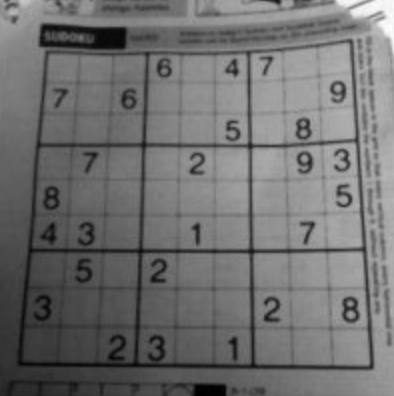
#> input picture cv_sample_official/images/wrapped_paper.png, 394 x 396 px
$ python 6_gradient.py   (older library calls are emulated)
#> lines starting #> are read from the running program, lines starting #| are printed output that depends on the picture
# There are two main image gradient algorithm: Sobel(1st order) and Laplacian(2nd order)
# Laplacian is more sensitive to noise, Sobel needs to apply twice

import cv2
import numpy as np
from matplotlib import pyplot as plt

img = cv2.imread('../images/wrapped_paper.png', 0)
#> img: shape (396, 394); min 0, max 254, mean 112

# cv2.CV_8U represent the 'depth' of returned image(i.e. date type of pixels)
laplacian = cv2.Laplacian(img, cv2.CV_8U, ksize=5)
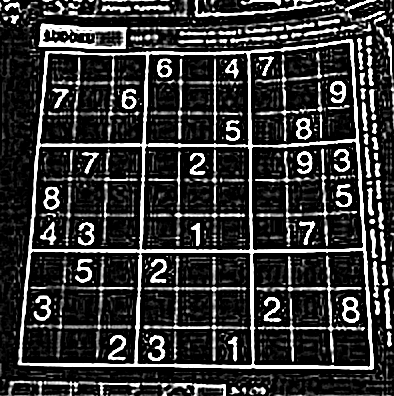
#> laplacian: shape (396, 394); min 0, max 255, mean 52.4


# NOTE that the gradient value could be positive and negative
sobelx = cv2.Sobel(img, cv2.CV_64F, 1, 0, ksize=5)
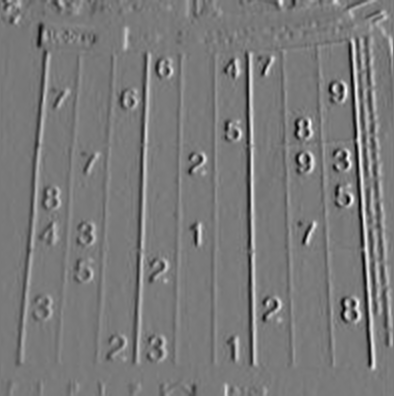
#> sobelx: shape (396, 394) float64; min -3979, max 4354, mean 26.5; drawn with min black and max white

sobely = cv2.Sobel(img, cv2.CV_64F, 0, 1, ksize=5)
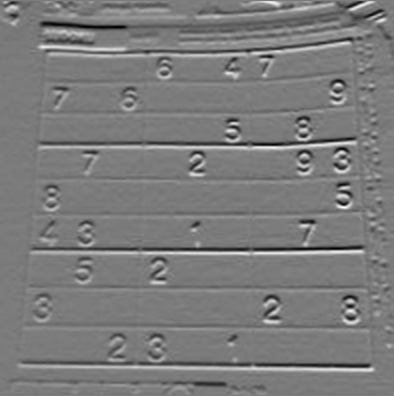
#> sobely: shape (396, 394) float64; min -4020, max 4215, mean -21.1; drawn with min black and max white
sobely = np.absolute(sobely)
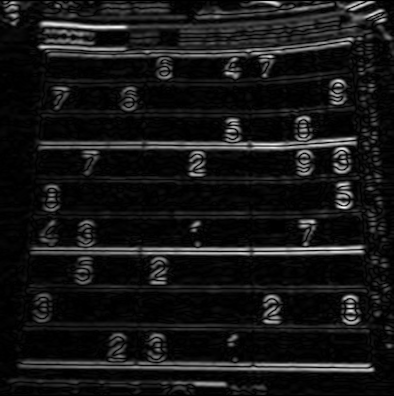
#> sobely: shape (396, 394) float64; min 0, max 4215, mean 367.9; drawn with min black and max white


plt.subplot(2, 2, 1), plt.imshow(img, cmap='gray')
plt.title('Original'), plt.xticks([]), plt.yticks([])
plt.subplot(2, 2, 2), plt.imshow(laplacian, cmap='gray')
plt.title('Laplacian'), plt.xticks([]), plt.yticks([])
plt.subplot(2, 2, 3), plt.imshow(sobelx, cmap='gray')
plt.title('Sobel X'), plt.xticks([]), plt.yticks([])
plt.subplot(2, 2, 4), plt.imshow(sobely, cmap='gray')
plt.title('Sobel Y'), plt.xticks([]), plt.yticks([])

plt.show()

$ run again, with cv_sample_official/images/apple.png copied over cv_sample_official/images/wrapped_paper.png
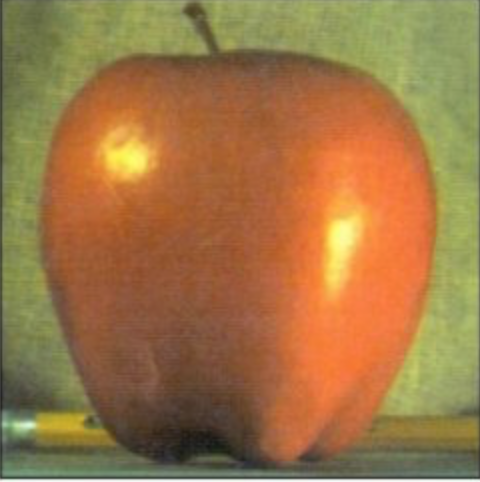
#> input picture cv_sample_official/images/apple.png, 480 x 482 px
#> `sobelx = cv2.Sobel(img, cv2.CV_64F, 1, 0, ksize=5)`:
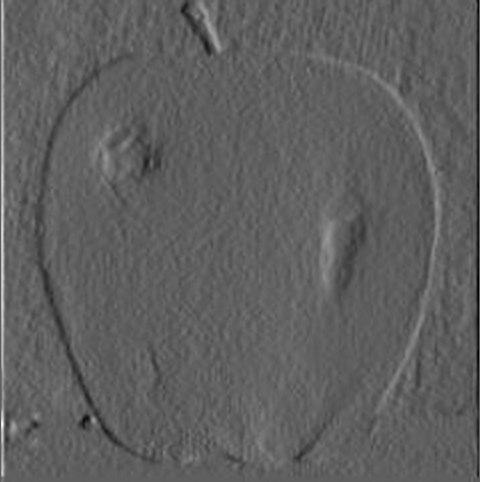
#> sobelx: shape (482, 480) float64; min -1905, max 3195, mean 12.7; drawn with min black and max white
#> `sobely = np.absolute(sobely)`:
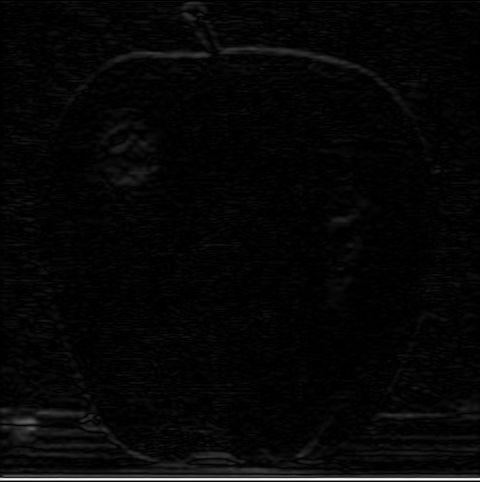
#> sobely: shape (482, 480) float64; min 0, max 7420, mean 194.5; drawn with min black and max white

$ run again, with cv_sample_official/images/apple_ROI.png copied over cv_sample_official/images/wrapped_paper.png
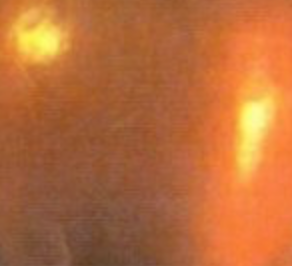
#> input picture cv_sample_official/images/apple_ROI.png, 292 x 266 px
#> `sobelx = cv2.Sobel(img, cv2.CV_64F, 1, 0, ksize=5)`:
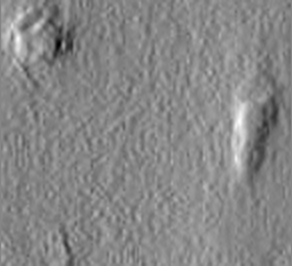
#> sobelx: shape (266, 292) float64; min -1237, max 1129, mean 16.5; drawn with min black and max white
#> `sobely = np.absolute(sobely)`:
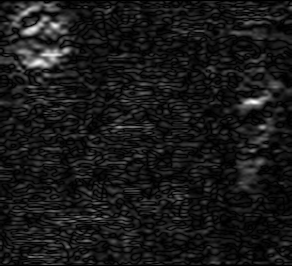
#> sobely: shape (266, 292) float64; min 0, max 1060, mean 102.5; drawn with min black and max white
